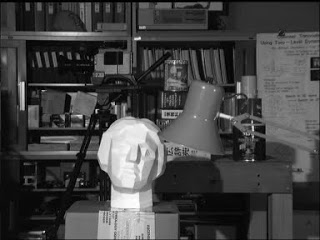
#> input picture source/scene_left.bmp, 320 x 240 px
$ python depth_map.py   (Python 2 division)
#> lines starting #> are read from the running program, lines starting #| are printed output that depends on the picture
import numpy as np
import cv2
from matplotlib import pyplot as plt
import time

imgL = cv2.imread('scene_left.bmp',0)
#> imgL is the input picture: shape (240, 320); min 0, max 255, mean 67.8
imgR = cv2.imread('scene_right.bmp',0)
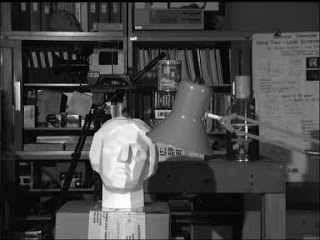
#> input picture source/scene_right.bmp, 320 x 240 px
#> imgR is the input picture: shape (240, 320); min 0, max 255, mean 68.1

start = time.time()
stereo = cv2.StereoBM_create(numDisparities=32, blockSize=21)
disparity = stereo.compute(imgL,imgR)
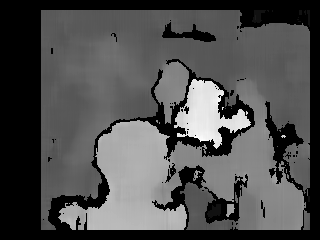
#> disparity: shape (240, 320) int16; min -16, max 214, mean 55.6; drawn with min black and max white
print "Elapsed Time: ",time.time()-start

plt.imshow(disparity,'gray')
plt.show()
